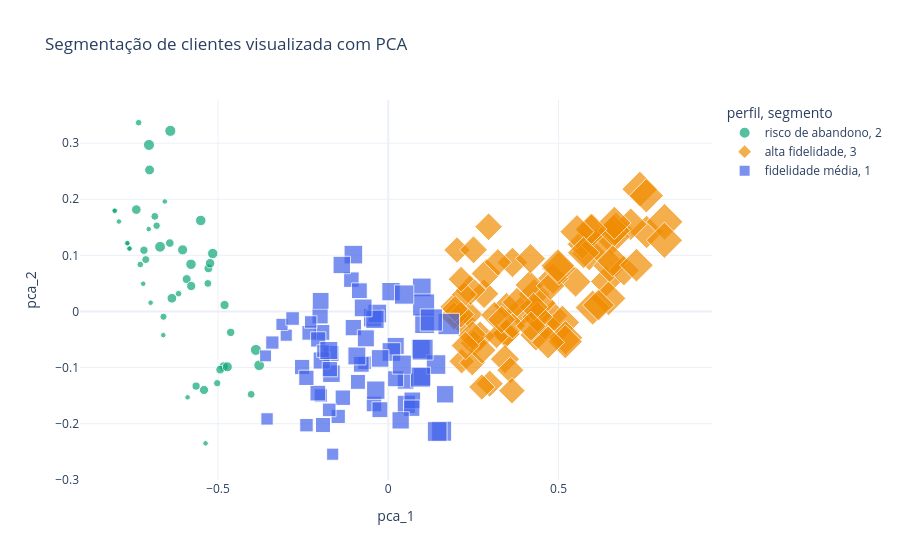

Notebook code cell kept with this figure:
### Markdown cell above
Esta célula cria o gráfico principal da segmentação usando PCA. Cada ponto representa um cliente, a cor representa o perfil interpretado e o tamanho do ponto usa o gasto médio. O PCA não é o algoritmo de agrupamento, ele apenas transforma os dados para caberem em um gráfico de duas dimensões. Esse gráfico é ótimo para apresentação porque torna visual algo que normalmente estaria em três variáveis numéricas.

### Code cell
figura_segmentos = px.scatter(
    resultado_clientes['resultado_segmentacao'],
    x='pca_1',
    y='pca_2',
    color='perfil',
    symbol='segmento',
    size='gasto_medio_reais',
    hover_name='cliente',
    hover_data=['compras_mes', 'gasto_medio_reais', 'dias_desde_ultima_compra'],
    title='Segmentação de clientes visualizada com PCA',
    color_discrete_sequence=['#0ca678', '#f08c00', '#4263eb'],
)
figura_segmentos.update_layout(template='plotly_white')
figura_segmentos.show()

### Figure 1 — Plotly figure (JSON) as saved in the notebook; plotly's stock layout.template omitted (floating-point values rounded to 4 significant figures; data arrays with more than 128 entries replaced by an {"elided": "..."} marker saying what was removed)
{"data": [{"customdata": {"elided": "49x3 int values"}, "hovertemplate": "<b>%{hovertext}</b><br><br>perfil=risco de abandono<br>segmento=2<br>pca_1=%{x}<br>pca_2=%{y}<br>gasto_medio_reais=%{customdata[1]}<br>compras_mes=%{customdata[0]}<br>dias_desde_ultima_compra=%{customdata[2]}<extra></extra>", "hovertext": ["C01", "C02", "C03", "C14", "C019", "C022", "C027", "C030", "C033", "C038", "C043", "C046", "C049", "C054", "C057", "C062", "C065", "C068", "C073", "C076", "C081", "C084", "C092", "C095", "C100", "C103", "C108", "C111", "C114", "C119", "C122", "C127", "C130", "C133", "C138", "C146", "C149", "C157", "C162", "C165", "C168", "C173", "C176", "C181", "C184", "C187", "C192", "C195", "C200"], "legendgroup": "risco de abandono, 2", "marker": {"color": "#0ca678", "size": [35, 20, 45, 25, 17, 21, 28, 12, 12, 40, 12, 24, 24, 24, 27, 46, 17, 36, 48, 12, 22, 12, 38, 12, 31, 17, 12, 12, 12, 48, 33, 29, 42, 12, 12, 30, 48, 43, 12, 12, 43, 35, 26, 33, 32, 12, 34, 37, 39], "sizemode": "area", "sizeref": 0.7825, "symbol": "circle"}, "mode": "markers", "name": "risco de abandono, 2", "orientation": "v", "showlegend": true, "type": "scatter", "x": [-0.4837, -0.6602, -0.3792, -0.7122, -0.7331, -0.5024, -0.4629, -0.5893, -0.5366, -0.6039, -0.7662, -0.6856, -0.4026, -0.5298, -0.7175, -0.6702, -0.7282, -0.7398, -0.3887, -0.76, -0.6803, -0.791, -0.701, -0.7662, -0.5282, -0.6159, -0.76, -0.6562, -0.7035, -0.64, -0.5411, -0.6415, -0.5155, -0.6979, -0.8034, -0.4937, -0.7027, -0.5507, -0.7196, -0.8034, -0.5793, -0.5233, -0.5644, -0.4808, -0.592, -0.6607, -0.5787, -0.6354, -0.4725], "xaxis": "x", "y": [-0.09816, -0.00939, -0.09594, 0.09246, 0.3365, -0.1278, -0.03727, -0.1531, -0.235, 0.1098, 0.1217, 0.1695, -0.1477, 0.04998, 0.1091, 0.1153, 0.08377, 0.1815, -0.06858, 0.1121, 0.1529, 0.1603, 0.2522, 0.1217, 0.07687, 0.03174, 0.1121, 0.196, 0.1468, 0.3219, -0.1399, 0.1219, 0.1033, 0.01566, 0.1796, -0.1036, 0.2968, 0.1622, 0.04941, 0.1796, 0.08408, 0.08604, -0.133, 0.01155, 0.05767, -0.04219, 0.04538, 0.02353, -0.09864], "yaxis": "y"}, {"customdata": {"elided": "81x3 int values"}, "hovertemplate": "<b>%{hovertext}</b><br><br>perfil=alta fidelidade<br>segmento=3<br>pca_1=%{x}<br>pca_2=%{y}<br>gasto_medio_reais=%{customdata[1]}<br>compras_mes=%{customdata[0]}<br>dias_desde_ultima_compra=%{customdata[2]}<extra></extra>", "hovertext": ["C04", "C05", "C06", "C10", "C11", "C018", "C021", "C023", "C024", "C026", "C031", "C034", "C035", "C037", "C042", "C045", "C050", "C051", "C053", "C056", "C059", "C061", "C064", "C067", "C069", "C072", "C075", "C078", "C080", "C083", "C085", "C088", "C089", "C091", "C094", "C096", "C099", "C102", "C104", "C107", "C110", "C115", "C116", "C118", "C120", "C123", "C124", "C126", "C129", "C131", "C132", "C134", "C137", "C139", "C142", "C143", "C145", "C148", "C150", "C151", "C153", "C154", "C156", "C158", "C159", "C161", "C164", "C169", "C170", "C172", "C175", "C177", "C180", "C183", "C185", "C188", "C191", "C194", "C196", "C197", "C199"], "legendgroup": "alta fidelidade, 3", "marker": {"color": "#f08c00", "size": [180, 220, 150, 260, 210, 181, 210, 257, 196, 242, 224, 171, 161, 235, 246, 226, 227, 162, 313, 276, 178, 278, 163, 203, 300, 286, 164, 177, 308, 164, 214, 305, 202, 276, 219, 259, 228, 152, 260, 264, 231, 254, 181, 219, 273, 258, 190, 271, 198, 222, 190, 240, 230, 171, 235, 169, 176, 218, 252, 155, 191, 140, 193, 272, 214, 266, 178, 198, 165, 170, 206, 161, 211, 182, 275, 266, 163, 173, 241, 210, 264], "sizemode": "area", "sizeref": 0.7825, "symbol": "diamond"}, "mode": "markers", "name": "alta fidelidade, 3", "orientation": "v", "showlegend": true, "type": "scatter", "x": [0.3444, 0.5499, 0.2154, 0.7586, 0.4827, 0.3464, 0.2697, 0.6682, 0.2137, 0.4338, 0.6393, 0.2512, 0.2467, 0.3887, 0.7119, 0.4837, 0.4602, 0.3649, 0.8113, 0.5901, 0.2373, 0.6468, 0.2018, 0.2812, 0.7388, 0.6001, 0.1907, 0.2757, 0.6572, 0.3472, 0.5696, 0.8108, 0.2475, 0.5111, 0.2412, 0.6125, 0.4281, 0.2232, 0.599, 0.6505, 0.4465, 0.6621, 0.2502, 0.692, 0.5206, 0.6639, 0.2266, 0.5197, 0.4152, 0.4378, 0.1924, 0.6589, 0.5955, 0.2978, 0.6172, 0.2131, 0.3116, 0.3646, 0.4693, 0.2137, 0.4763, 0.3177, 0.4269, 0.5541, 0.2877, 0.5011, 0.2945, 0.3425, 0.1958, 0.3585, 0.3778, 0.2746, 0.4189, 0.3329, 0.7576, 0.498, 0.3631, 0.3217, 0.5734, 0.4175, 0.7287], "xaxis": "x", "y": [-0.04073, 0.05293, -0.08877, 0.1418, -0.00714, -0.03964, -0.04389, 0.1472, -0.01571, -0.04188, 0.05346, -0.05632, -0.09129, -0.00127, 0.1555, 0.05845, -0.02342, -0.02553, 0.1598, 0.1031, -0.00533, 0.02333, 0.1095, 0.03146, 0.218, 0.00691, 0.00839, -0.06909, 0.1331, 0.01039, 0.1197, 0.127, -0.04294, -0.01941, 0.0382, 0.1194, 0.03069, 0.0301, 0.1446, 0.08144, 0.01467, 0.1439, 0.1098, 0.07313, -0.04678, 0.1579, -0.06079, -0.05377, 0.04732, -0.00957, -0.00776, 0.09012, 0.1467, -0.1286, 0.01137, -0.00546, -0.0065, 0.08733, -0.05512, 0.05747, 0.04554, -0.0446, 0.00814, 0.1422, 0.06752, 0.07679, 0.1509, -0.08485, 0.00465, -0.1046, 0.01644, -0.1347, -0.02634, -0.01445, 0.2063, 0.08161, -0.1411, 0.08766, 0.1047, 0.0941, 0.08244], "yaxis": "y"}, {"customdata": {"elided": "70x3 int values"}, "hovertemplate": "<b>%{hovertext}</b><br><br>perfil=fidelidade média<br>segmento=1<br>pca_1=%{x}<br>pca_2=%{y}<br>gasto_medio_reais=%{customdata[1]}<br>compras_mes=%{customdata[0]}<br>dias_desde_ultima_compra=%{customdata[2]}<extra></extra>", "hovertext": ["C07", "C08", "C09", "C12", "C13", "C15", "C016", "C017", "C020", "C025", "C028", "C029", "C032", "C036", "C039", "C040", "C041", "C044", "C047", "C048", "C052", "C055", "C058", "C060", "C063", "C066", "C070", "C071", "C074", "C077", "C079", "C082", "C086", "C087", "C090", "C093", "C097", "C098", "C101", "C105", "C106", "C109", "C112", "C113", "C117", "C121", "C125", "C128", "C135", "C136", "C140", "C141", "C144", "C147", "C152", "C155", "C160", "C163", "C166", "C167", "C171", "C174", "C178", "C179", "C182", "C186", "C189", "C190", "C193", "C198"], "legendgroup": "fidelidade média, 1", "marker": {"color": "#4263eb", "size": [80, 95, 110, 60, 70, 130, 114, 105, 132, 130, 91, 138, 140, 98, 73, 181, 98, 99, 84, 109, 155, 97, 136, 94, 98, 130, 157, 137, 120, 69, 119, 132, 191, 58, 115, 91, 118, 91, 91, 99, 132, 93, 89, 105, 71, 117, 145, 100, 150, 58, 152, 72, 62, 103, 58, 87, 110, 73, 136, 171, 126, 61, 157, 56, 121, 193, 142, 127, 114, 124], "sizemode": "area", "sizeref": 0.7825, "symbol": "square"}, "mode": "markers", "name": "fidelidade média, 1", "orientation": "v", "showlegend": true, "type": "scatter", "x": [-0.1471, -0.04193, 0.05084, -0.356, -0.1981, 0.05298, 0.02162, -0.1026, 0.00803, 0.1002, -0.2529, 0.09828, 0.0954, -0.1948, -0.0698, 0.1775, -0.07935, -0.168, -0.2322, 0.07055, 0.1068, -0.2068, -0.1025, -0.1084, -0.08488, -0.04629, 0.1567, -0.03227, -0.1669, -0.3404, -0.1366, -0.03676, 0.1038, -0.2997, -0.1956, -0.2057, 0.1668, -0.2405, -0.1716, -0.02461, -0.03918, -0.1335, -0.1918, 0.06875, -0.2403, 0.03626, 0.04647, 0.0215, 0.1403, -0.3121, 0.1436, -0.281, -0.1918, -0.2003, -0.1632, -0.08897, -0.1987, -0.1735, 0.00916, 0.101, -0.09221, -0.2279, 0.09465, -0.3603, -0.02398, 0.1264, 0.03979, -0.1746, -0.06592, -0.07382], "xaxis": "x", "y": [-0.1871, -0.165, -0.1236, -0.1915, -0.1497, -0.1655, -0.06138, -0.02877, 0.0353, -0.1163, -0.09901, 0.04282, -0.06689, -0.03737, -0.09145, -0.02236, -0.09422, -0.07486, -0.03812, -0.1584, -0.02167, -0.1455, 0.1013, 0.0567, 0.03694, -0.01126, -0.2133, -0.00366, -0.1109, -0.05541, 0.08286, -0.1403, 0.01161, -0.04225, -0.0874, -0.0498, -0.1476, -0.1183, -0.1028, -0.1751, -0.01391, -0.1537, -0.2024, -0.1724, -0.2027, -0.1941, 0.03014, -0.12, -0.0946, -0.02297, -0.214, -0.01258, -0.07065, -0.00784, -0.2544, -0.1255, 0.01905, -0.1754, -0.07224, -0.06797, -0.07928, -0.01871, -0.1169, -0.07917, -0.08371, -0.01515, -0.09464, -0.06955, -0.04792, 0.00633], "yaxis": "y"}], "layout": {"legend": {"itemsizing": "constant", "title": {"text": "perfil, segmento"}, "tracegroupgap": 0}, "title": {"text": "Segmentação de clientes visualizada com PCA"}, "xaxis": {"anchor": "y", "domain": [0, 1], "title": {"text": "pca_1"}}, "yaxis": {"anchor": "x", "domain": [0, 1], "title": {"text": "pca_2"}}}}
